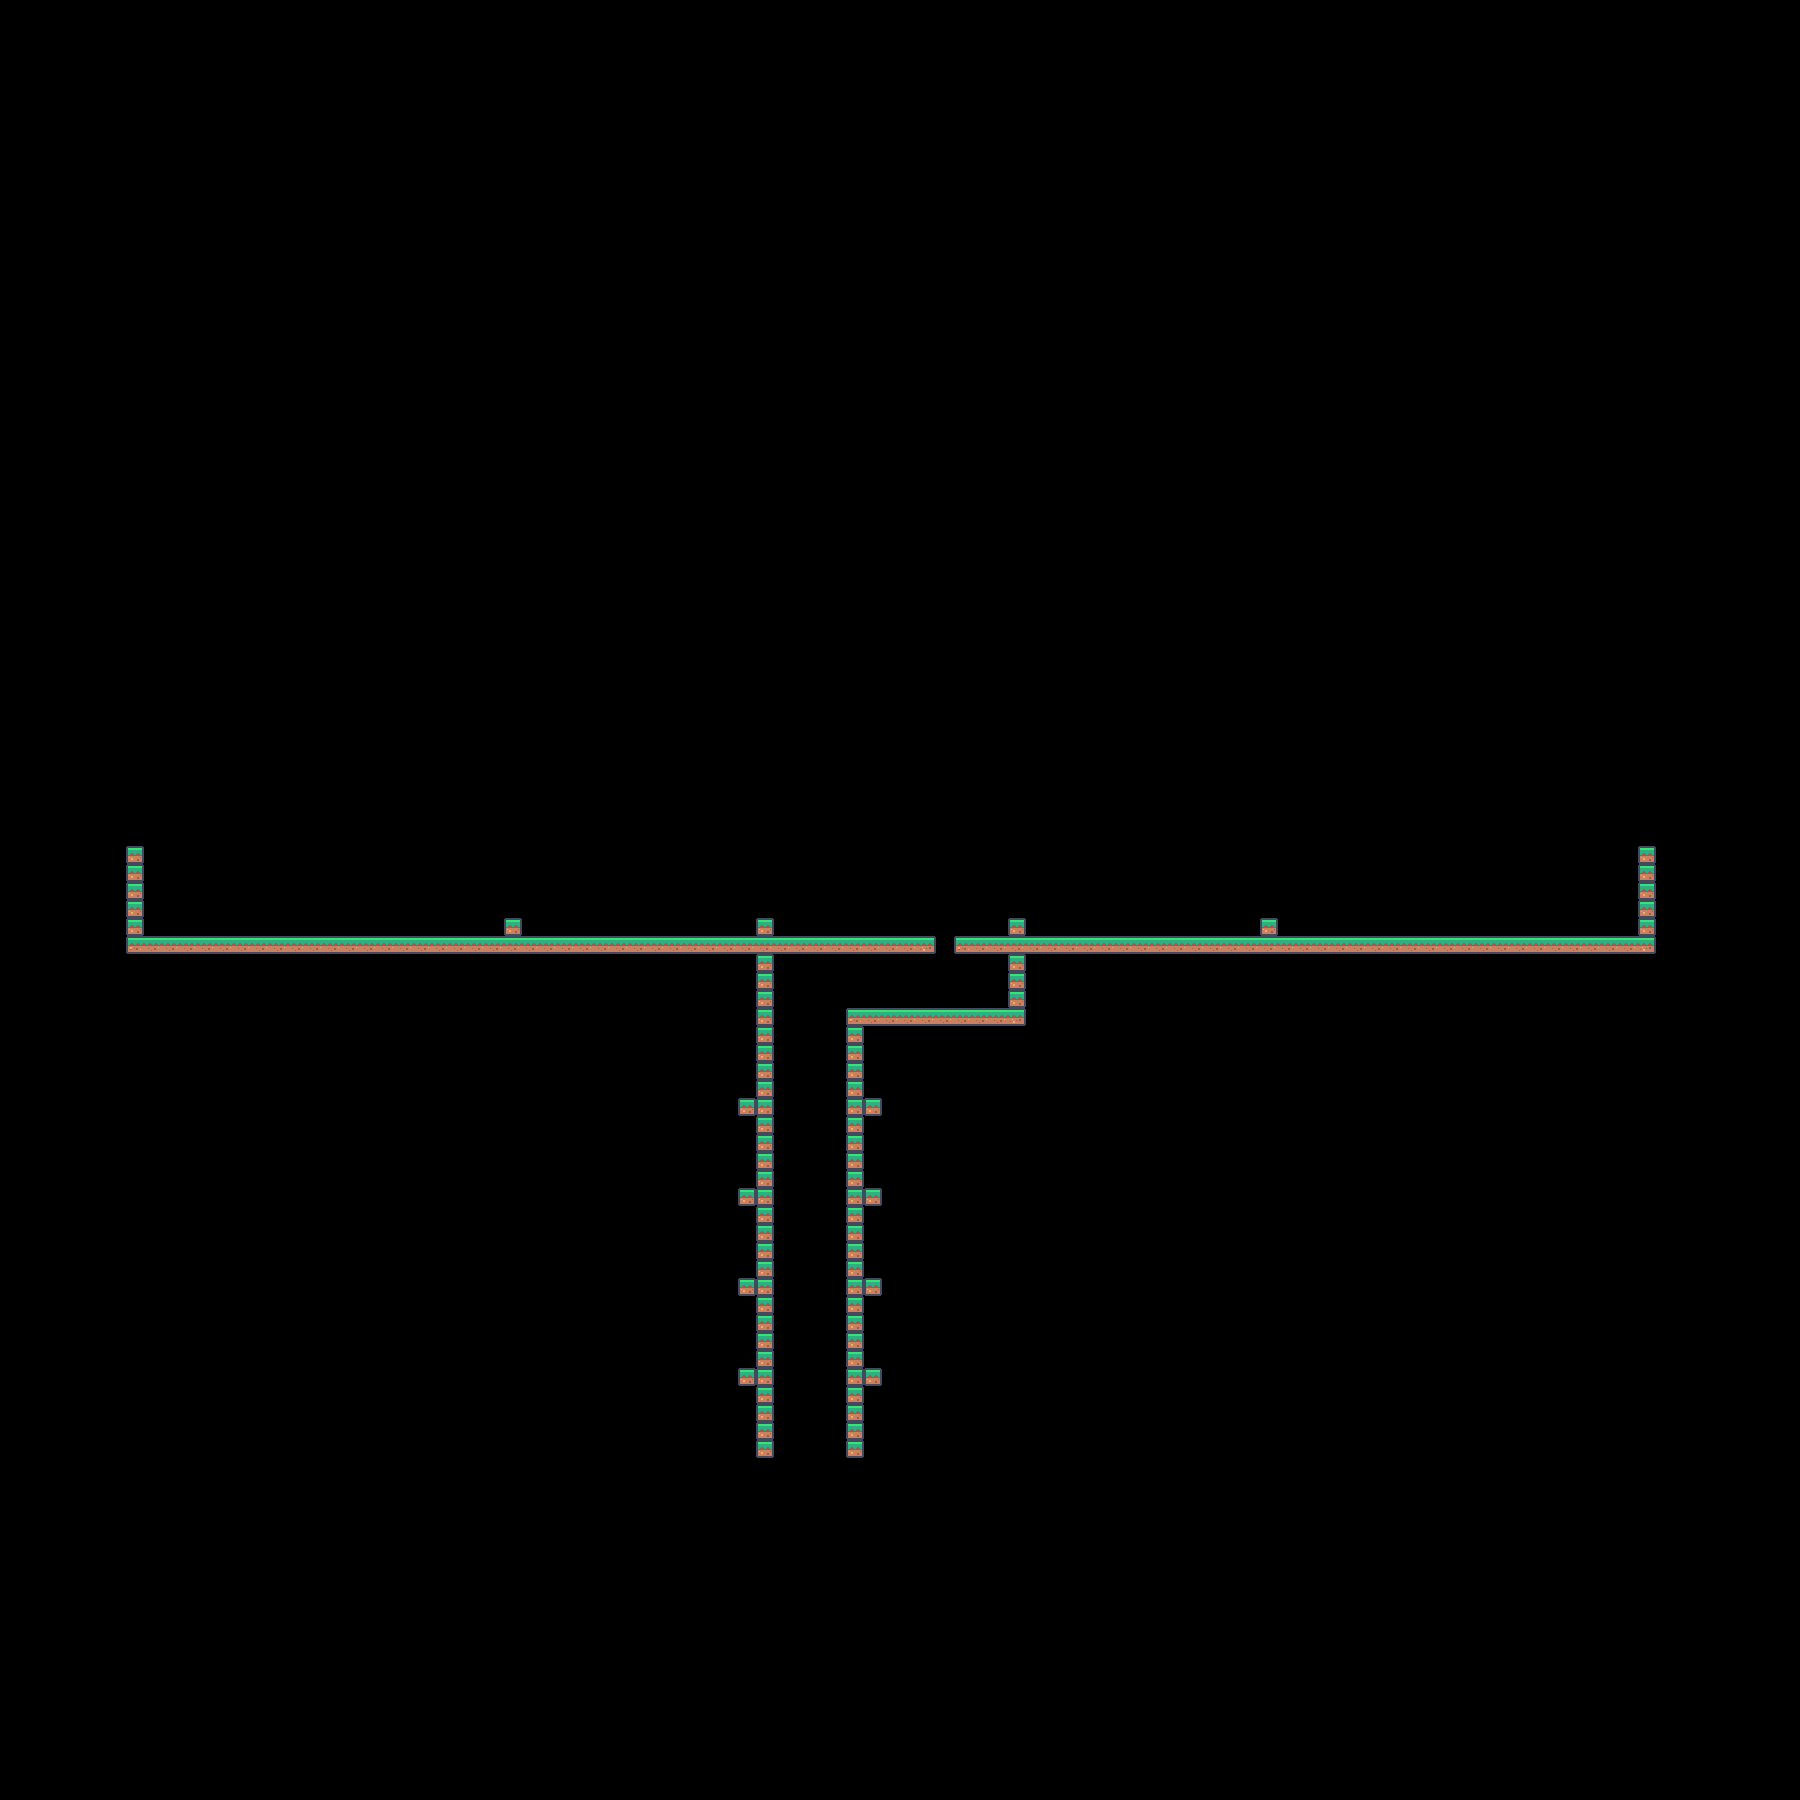

Below is a game level as drawn by its tile map, then a one-line description and the .tmx that defines it (tile-layer data replaced by summaries):
An orthogonal 100x100 tile map with 18x18 px tiles, 1 tile layer (GamePlayTiles), 2 tilesets and 4 objects (3x LevelCompleteTrigger, PlayerSpawnPoint).

<map version="1.10" tiledversion="1.11.2" orientation="orthogonal" renderorder="right-down" width="100" height="100" tilewidth="18" tileheight="18" infinite="0" nextlayerid="3" nextobjectid="8">
 <tileset firstgid="1" source="../../Assets/TileSets/pixel-platformer.tsx" />
 <tileset firstgid="181" source="../../Assets/TileSets/pixel-platformer-characters.tsx" />
 <layer id="1" name="GamePlayTiles" width="100" height="100">
  <data>[10000 cells, 171 non-empty, 4 distinct tile ids]</data>
 </layer>
 <objectgroup id="2" name="GamePlayObjects">
  <object id="1" name="Player Spawn Point" type="PlayerSpawnPoint" x="891.176" y="925.401">
   <point />
  </object>
  <object id="5" name="Trigger: Level Complete Right" type="LevelCompleteTrigger" x="1314" y="810" width="324" height="126">
   <properties>
    <property name="LevelCompleteDirection" propertytype="LevelCompleteDirection" value="Right" />
   </properties>
  </object>
  <object id="6" name="Trigger: Level Complete Left" type="LevelCompleteTrigger" x="144" y="810" width="324" height="126">
   <properties>
    <property name="LevelCompleteDirection" propertytype="LevelCompleteDirection" value="Left" />
   </properties>
  </object>
  <object id="7" name="Trigger: Level Complete Down" type="LevelCompleteTrigger" x="774" y="1188" width="72" height="270">
   <properties>
    <property name="LevelCompleteDirection" propertytype="LevelCompleteDirection" value="Down" />
   </properties>
  </object>
 </objectgroup>
</map>
